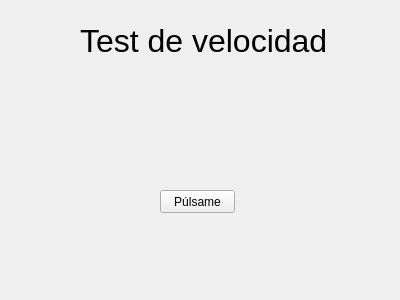
<?xml version="1.0" encoding="UTF-8"?>
<ui version="4.0">
 <class>Form</class>
 <widget class="QWidget" name="Form">
  <property name="geometry">
   <rect>
    <x>0</x>
    <y>0</y>
    <width>400</width>
    <height>300</height>
   </rect>
  </property>
  <property name="windowTitle">
   <string>Form</string>
  </property>
  <widget class="QLabel" name="label">
   <property name="geometry">
    <rect>
     <x>80</x>
     <y>20</y>
     <width>251</width>
     <height>41</height>
    </rect>
   </property>
   <property name="font">
    <font>
     <pointsize>24</pointsize>
    </font>
   </property>
   <property name="text">
    <string>Test de velocidad</string>
   </property>
  </widget>
  <widget class="QLabel" name="lblVelocidad">
   <property name="geometry">
    <rect>
     <x>80</x>
     <y>90</y>
     <width>251</width>
     <height>41</height>
    </rect>
   </property>
   <property name="font">
    <font>
     <pointsize>24</pointsize>
    </font>
   </property>
   <property name="autoFillBackground">
    <bool>true</bool>
   </property>
   <property name="text">
    <string/>
   </property>
  </widget>
  <widget class="QPushButton" name="pushButton">
   <property name="geometry">
    <rect>
     <x>160</x>
     <y>190</y>
     <width>75</width>
     <height>23</height>
    </rect>
   </property>
   <property name="text">
    <string>Púlsame</string>
   </property>
  </widget>
 </widget>
 <resources/>
 <connections/>
</ui>
